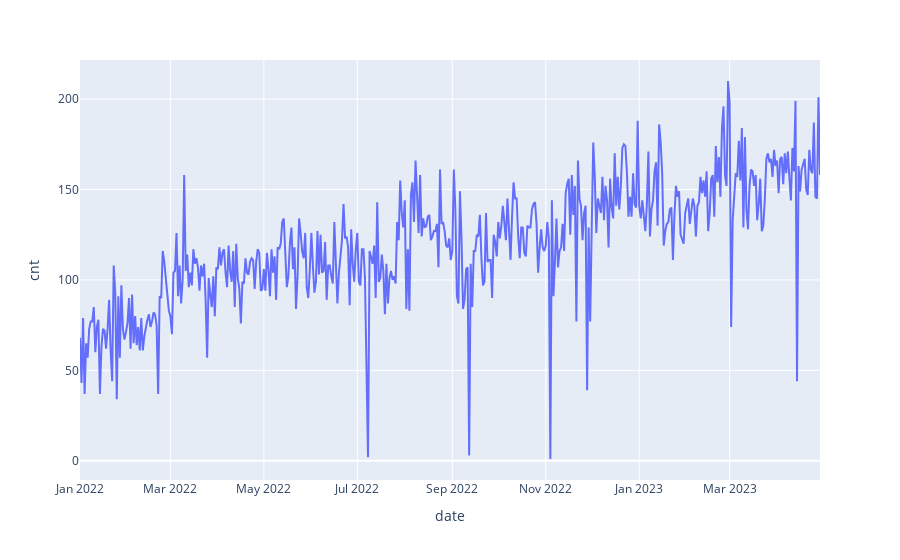

Notebook source saved alongside this figure:
### Code cell
fig = px.line(cnt, x='date', y='cnt')
fig.show()

### Figure 1 — Plotly figure (JSON) as saved in the notebook; plotly's stock layout.template omitted (floating-point values rounded to 4 significant figures; data arrays with more than 128 entries replaced by an {"elided": "..."} marker saying what was removed)
{"data": [{"hovertemplate": "date=%{x}<br>cnt=%{y}<extra></extra>", "legendgroup": "", "line": {"color": "#636efa", "dash": "solid"}, "marker": {"symbol": "circle"}, "mode": "lines", "name": "", "orientation": "v", "showlegend": false, "type": "scatter", "x": {"elided": "484 str values"}, "xaxis": "x", "y": {"elided": "484 int values"}, "yaxis": "y"}], "layout": {"legend": {"tracegroupgap": 0}, "margin": {"t": 60}, "xaxis": {"anchor": "y", "domain": [0, 1], "title": {"text": "date"}}, "yaxis": {"anchor": "x", "domain": [0, 1], "title": {"text": "cnt"}}}}
